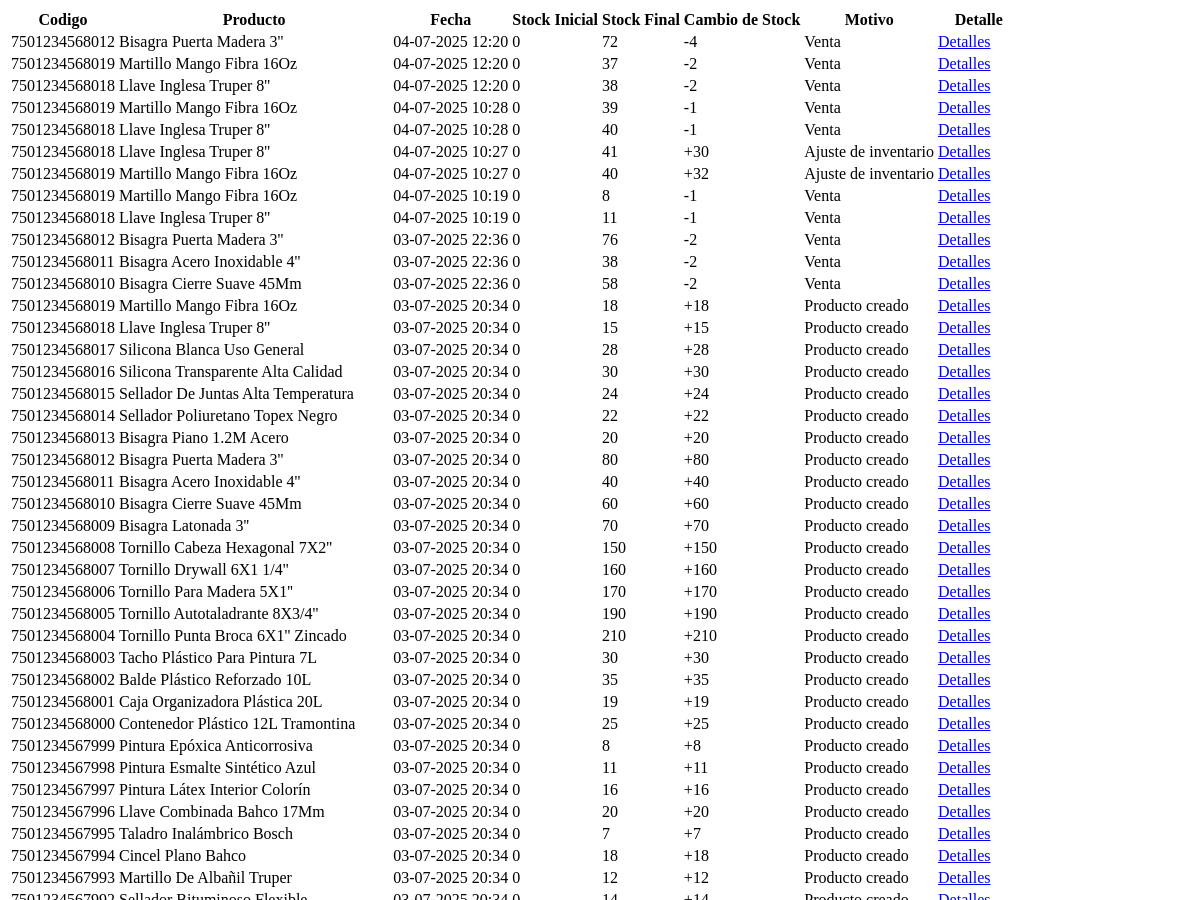
Before: /tabla_historial/ (upper part) with the older database file.
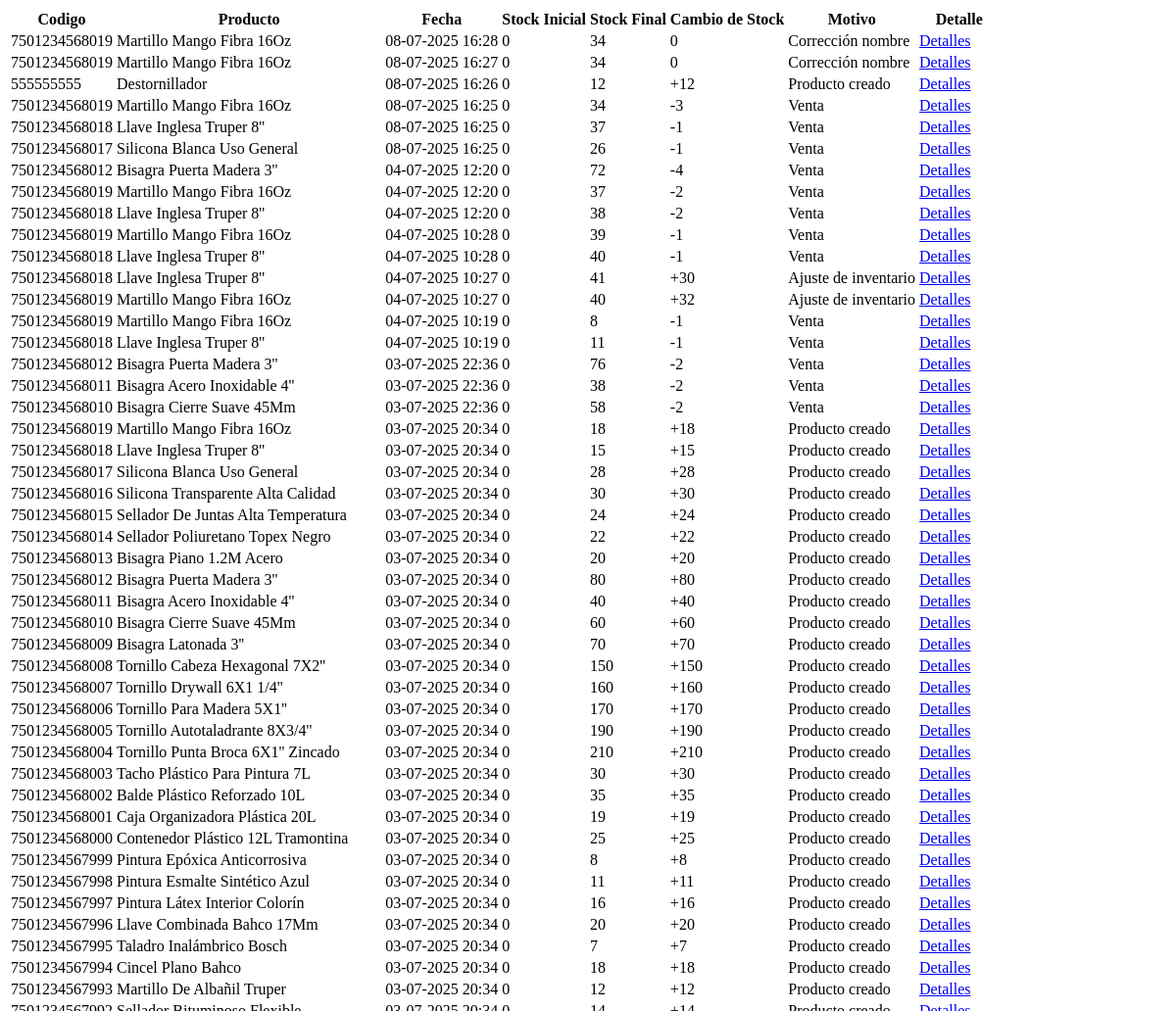
After: the same page with the newer database file.
### inventory/models.py (models this page shows, shortened)
class HistorialMovimiento(models.Model):
    producto_id = models.IntegerField()
    nombre_producto = models.CharField(max_length=200)
    tipo_producto = models.CharField(max_length=50)
    codigo_barras = models.CharField(max_length=100, blank=True, null=True)
    fecha = models.DateTimeField(default=now)
    cambio_stock = models.IntegerField()
    stock_final = models.IntegerField()
    motivo = models.CharField(max_length=255, blank=True)
    usuario = models.ForeignKey(User, on_delete=models.SET_NULL, null=True, blank=True)
    precio = models.IntegerField()  # Assuming you want to track the price in the history
    boleta_codigo = models.CharField(max_length=32, blank=True, null=True, help_text="Código de boleta chileno (opcional)")

### inventory/views.py (the view)
# urls.py: path('tabla_historial/', views.tabla_historial, name='tabla_historial'),
def tabla_historial(request):
    movimientos = HistorialMovimiento.objects.all().order_by('-fecha')
    return render(request, 'inv/tabla_historial.html', {'movimientos': movimientos})

### inventory/templates/inv/tabla_historial.html (shortened to what this page needs)
<table class="table table-striped">
  <thead>
    <tr>
      <th>Codigo</th>
      <th>Producto</th>
      <th>Fecha</th>
      <th>Stock Inicial</th>
      <th>Stock Final</th>
      <th>Cambio de Stock</th>
      <th>Motivo</th>
      <th>Detalle</th>
    </tr>
  </thead>
  <tbody>
    {% for mov in movimientos %}
    <tr>
      <td>{{ mov.codigo_barras }}</td>
      <td>{{ mov.nombre_producto }}</td>
      <td>{{ mov.fecha|date:"d-m-Y H:i" }}</td>
      <td>
        {% if mov.stock_inicial %}
        {{ mov.stock_inicial }}
        {% else %}
        {{ mov.stock_final|add:mov.cambio_stock|add:"-"|add:mov.cambio_stock|add:"-"|add:mov.cambio_stock|default:0 }}
        {% endif %}
      </td>
      <td>{{ mov.stock_final }}</td>
      <td>{% if mov.cambio_stock > 0 %}+{% endif %}{{ mov.cambio_stock }}</td>
      <td>{{ mov.motivo }}</td>
      <td style="padding-right:30px;">
        <a href="{% url 'detalle_historial' mov.pk %}" class="btn-detalles">Detalles</a>
      </td>
    </tr>
    {% empty %}
    <tr>
      <td colspan="9">No hay movimientos.</td>
    </tr>
    {% endfor %}
  </tbody>
</table>

Changed rows visible on the page:
added HistorialMovimiento: codigo_barras "7501234568019", nombre_producto "Martillo Mango Fibra 16Oz", fecha "08-07-2025 16:28", stock_final|add "0", stock_final "34", cambio_stock "0", motivo "Corrección nombre"
added HistorialMovimiento: codigo_barras "7501234568019", nombre_producto "Martillo Mango Fibra 16Oz", fecha "08-07-2025 16:27", stock_final|add "0", stock_final "34", cambio_stock "0", motivo "Corrección nombre"
added HistorialMovimiento: codigo_barras "555555555", nombre_producto "Destornillador", fecha "08-07-2025 16:26", stock_final|add "0", stock_final "12", cambio_stock "12", motivo "Producto creado"
added HistorialMovimiento: codigo_barras "7501234568019", nombre_producto "Martillo Mango Fibra 16Oz", fecha "08-07-2025 16:25", stock_final|add "0", stock_final "34", cambio_stock "-3", motivo "Venta"
added HistorialMovimiento: codigo_barras "7501234568018", nombre_producto "Llave Inglesa Truper 8''", fecha "08-07-2025 16:25", stock_final|add "0", stock_final "37", cambio_stock "-1", motivo "Venta"
added HistorialMovimiento: codigo_barras "7501234568017", nombre_producto "Silicona Blanca Uso General", fecha "08-07-2025 16:25", stock_final|add "0", stock_final "26", cambio_stock "-1", motivo "Venta"
